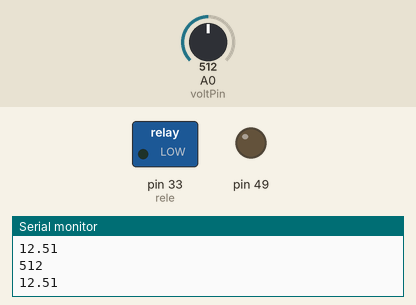
This sketch was run on a simulated Arduino Mega 2560, built with avr-gcc and run on an emulated ATmega2560. Shown: switched loads named in the sketch (green lamp = pin HIGH), output pins drawn as LEDs (lit = HIGH), the last lines printed to the serial monitor. Inputs (shaded band) come from the test bench; at power-on: A0 (voltPin) = 512.

Above: at 1.2 s.
1.3 s: A0 (voltPin) set to 626
2.8 s: A0 (voltPin) set to 656
At 3.4 s:
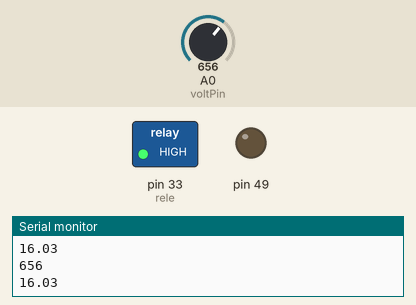
4.3 s: A0 (voltPin) set to 611
5.8 s: A0 (voltPin) set to 584
At 6.3 s:
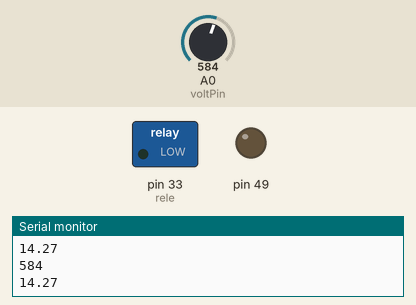
7.3 s: A0 (voltPin) set to 716
At 7.7 s:
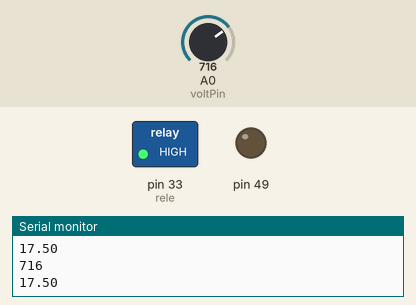
Timing chart, 0 to 9.8 s (numbered marks = the images above; inputs shaded):
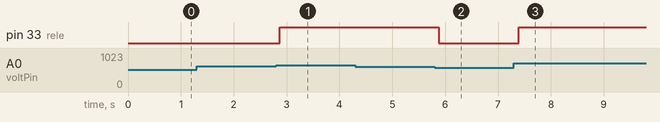

Measured:
- the behaviour switches between 644 and 645 on A0 (voltPin) (found by bisection; images 0 and 1)
- the behaviour switches between 594 and 593 on A0 (voltPin) (found by bisection; images 1 and 2)
- after the input at 2.8 s, pin 33 (rele): LOW → HIGH after 0.07 s
- after the input at 5.8 s, pin 33 (rele): HIGH → LOW after 0.08 s
- after the input at 7.3 s, pin 33 (rele): LOW → HIGH after 0.09 s

The sketch:

Volt_Control_Test.ino
```cpp
const int voltPin = A0;   // seleccionar la entrada para el sensor
int volt;         // variable que almacena el valor raw (0 a 1023)
float fvolt;            // variable que almacena el voltaje (0.0 a 25.0)
const int rele = 33;
const bool cargar = 1;

void setup() {
  Serial.begin(115200);
  pinMode(rele,OUTPUT);
  pinMode(49,OUTPUT);
  digitalWrite(49,0);
}

void loop() {
   volt = analogRead(voltPin);          // realizar la lectura
   Serial.println(volt);
   fvolt = floatmap(volt, 0, 1023, 0.0, 25.0);   // cambiar escala a 0.0 - 25.0
   Serial.println(fvolt);                     // mostrar el valor por serial
   if (cargar == 0)
   {
    fvolt = 20;
   }
   if (fvolt <= 14.5)
   {
    digitalWrite(rele,0); //invertido
   }
   if (fvolt >= 15.75)
   {
    digitalWrite(rele,1);
   }
   delay(150);
}

// cambio de escala entre floats
float floatmap(float x, float in_min, float in_max, float out_min, float out_max)
{
   return (x - in_min) * (out_max - out_min) / (in_max - in_min) + out_min;
}
```
